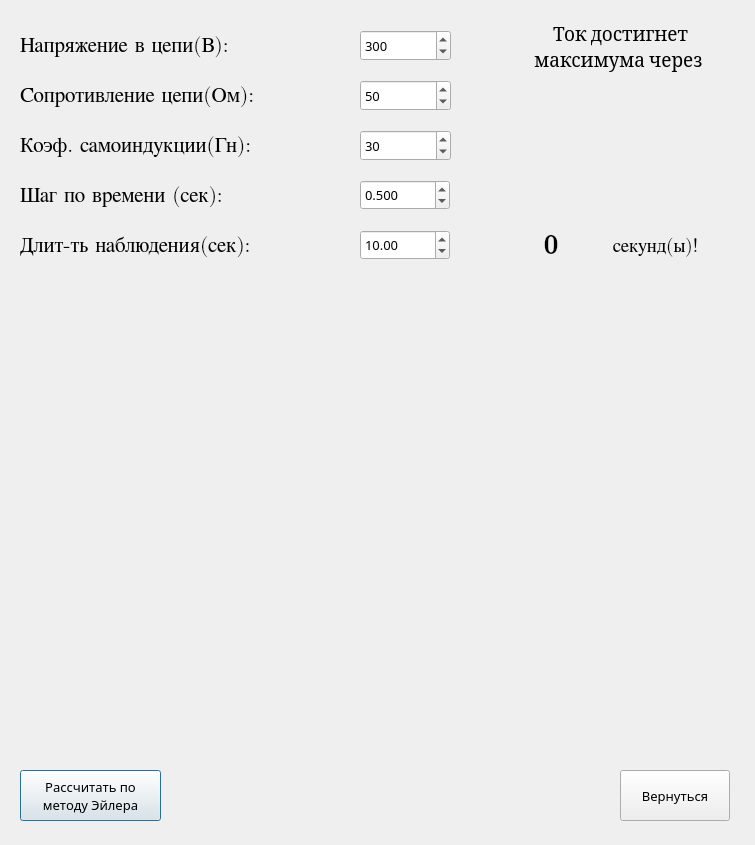
<?xml version="1.0" encoding="UTF-8"?>
<ui version="4.0">
 <class>Dialog</class>
 <widget class="QDialog" name="Dialog">
  <property name="geometry">
   <rect>
    <x>0</x>
    <y>0</y>
    <width>755</width>
    <height>845</height>
   </rect>
  </property>
  <property name="windowTitle">
   <string>Напряжение</string>
  </property>
  <widget class="QDoubleSpinBox" name="ds_h">
   <property name="geometry">
    <rect>
     <x>360</x>
     <y>180</y>
     <width>90</width>
     <height>30</height>
    </rect>
   </property>
   <property name="font">
    <font>
     <family>Calibri Light</family>
     <pointsize>10</pointsize>
    </font>
   </property>
   <property name="decimals">
    <number>3</number>
   </property>
   <property name="value">
    <double>0.500000000000000</double>
   </property>
  </widget>
  <widget class="QLabel" name="lT">
   <property name="geometry">
    <rect>
     <x>20</x>
     <y>70</y>
     <width>341</width>
     <height>51</height>
    </rect>
   </property>
   <property name="font">
    <font>
     <family>Cambria Math</family>
     <pointsize>16</pointsize>
     <italic>false</italic>
     <underline>false</underline>
     <strikeout>false</strikeout>
    </font>
   </property>
   <property name="text">
    <string>Сопротивление цепи(Ом):</string>
   </property>
  </widget>
  <widget class="QLabel" name="lTs">
   <property name="geometry">
    <rect>
     <x>20</x>
     <y>20</y>
     <width>351</width>
     <height>51</height>
    </rect>
   </property>
   <property name="font">
    <font>
     <family>Cambria Math</family>
     <pointsize>16</pointsize>
     <italic>false</italic>
     <underline>false</underline>
     <strikeout>false</strikeout>
    </font>
   </property>
   <property name="text">
    <string>Напряжение в цепи(В):</string>
   </property>
  </widget>
  <widget class="QLabel" name="lH">
   <property name="geometry">
    <rect>
     <x>20</x>
     <y>170</y>
     <width>281</width>
     <height>51</height>
    </rect>
   </property>
   <property name="font">
    <font>
     <family>Cambria Math</family>
     <pointsize>16</pointsize>
     <italic>false</italic>
     <underline>false</underline>
     <strikeout>false</strikeout>
    </font>
   </property>
   <property name="text">
    <string>Шаг по времени (сек):</string>
   </property>
  </widget>
  <widget class="QLabel" name="lR">
   <property name="geometry">
    <rect>
     <x>20</x>
     <y>120</y>
     <width>321</width>
     <height>51</height>
    </rect>
   </property>
   <property name="font">
    <font>
     <family>Cambria Math</family>
     <pointsize>16</pointsize>
     <italic>false</italic>
     <underline>false</underline>
     <strikeout>false</strikeout>
    </font>
   </property>
   <property name="text">
    <string>Коэф. самоиндукции(Гн):</string>
   </property>
  </widget>
  <widget class="MplWidget" name="MplWidget" native="true">
   <property name="geometry">
    <rect>
     <x>20</x>
     <y>280</y>
     <width>711</width>
     <height>421</height>
    </rect>
   </property>
  </widget>
  <widget class="QLabel" name="lelCurcuit">
   <property name="geometry">
    <rect>
     <x>480</x>
     <y>80</y>
     <width>261</width>
     <height>141</height>
    </rect>
   </property>
   <property name="text">
    <string/>
   </property>
   <property name="pixmap">
    <pixmap>elCurcuit.png</pixmap>
   </property>
   <property name="scaledContents">
    <bool>true</bool>
   </property>
  </widget>
  <widget class="QLabel" name="lDown">
   <property name="geometry">
    <rect>
     <x>570</x>
     <y>230</y>
     <width>171</width>
     <height>31</height>
    </rect>
   </property>
   <property name="palette">
    <palette>
     <active>
      <colorrole role="WindowText">
       <brush brushstyle="SolidPattern">
        <color alpha="255">
         <red>0</red>
         <green>0</green>
         <blue>0</blue>
        </color>
       </brush>
      </colorrole>
     </active>
     <inactive>
      <colorrole role="WindowText">
       <brush brushstyle="SolidPattern">
        <color alpha="255">
         <red>0</red>
         <green>0</green>
         <blue>0</blue>
        </color>
       </brush>
      </colorrole>
     </inactive>
     <disabled>
      <colorrole role="WindowText">
       <brush brushstyle="SolidPattern">
        <color alpha="255">
         <red>120</red>
         <green>120</green>
         <blue>120</blue>
        </color>
       </brush>
      </colorrole>
     </disabled>
    </palette>
   </property>
   <property name="font">
    <font>
     <family>Cambria Math</family>
     <pointsize>14</pointsize>
    </font>
   </property>
   <property name="text">
    <string>секунд(ы)!</string>
   </property>
   <property name="alignment">
    <set>Qt::AlignCenter</set>
   </property>
  </widget>
  <widget class="QLabel" name="lSec">
   <property name="geometry">
    <rect>
     <x>510</x>
     <y>220</y>
     <width>81</width>
     <height>51</height>
    </rect>
   </property>
   <property name="palette">
    <palette>
     <active>
      <colorrole role="WindowText">
       <brush brushstyle="SolidPattern">
        <color alpha="255">
         <red>0</red>
         <green>0</green>
         <blue>0</blue>
        </color>
       </brush>
      </colorrole>
     </active>
     <inactive>
      <colorrole role="WindowText">
       <brush brushstyle="SolidPattern">
        <color alpha="255">
         <red>0</red>
         <green>0</green>
         <blue>0</blue>
        </color>
       </brush>
      </colorrole>
     </inactive>
     <disabled>
      <colorrole role="WindowText">
       <brush brushstyle="SolidPattern">
        <color alpha="255">
         <red>120</red>
         <green>120</green>
         <blue>120</blue>
        </color>
       </brush>
      </colorrole>
     </disabled>
    </palette>
   </property>
   <property name="font">
    <font>
     <family>Cambria Math</family>
     <pointsize>20</pointsize>
     <weight>75</weight>
     <bold>true</bold>
    </font>
   </property>
   <property name="text">
    <string>0</string>
   </property>
   <property name="alignment">
    <set>Qt::AlignCenter</set>
   </property>
  </widget>
  <widget class="QPushButton" name="bEuler">
   <property name="geometry">
    <rect>
     <x>20</x>
     <y>770</y>
     <width>141</width>
     <height>51</height>
    </rect>
   </property>
   <property name="font">
    <font>
     <family>Bahnschrift Light</family>
     <pointsize>10</pointsize>
    </font>
   </property>
   <property name="text">
    <string>Рассчитать по
методу Эйлера</string>
   </property>
  </widget>
  <widget class="QPushButton" name="bReturn">
   <property name="geometry">
    <rect>
     <x>620</x>
     <y>770</y>
     <width>110</width>
     <height>51</height>
    </rect>
   </property>
   <property name="font">
    <font>
     <family>Bahnschrift Light</family>
     <pointsize>10</pointsize>
    </font>
   </property>
   <property name="text">
    <string>Вернуться</string>
   </property>
  </widget>
  <widget class="QDoubleSpinBox" name="ds_time_max">
   <property name="geometry">
    <rect>
     <x>360</x>
     <y>230</y>
     <width>90</width>
     <height>30</height>
    </rect>
   </property>
   <property name="font">
    <font>
     <family>Calibri Light</family>
     <pointsize>10</pointsize>
    </font>
   </property>
   <property name="decimals">
    <number>2</number>
   </property>
   <property name="maximum">
    <double>1500.000000000000000</double>
   </property>
   <property name="value">
    <double>10.000000000000000</double>
   </property>
  </widget>
  <widget class="QLabel" name="lTimeMax">
   <property name="geometry">
    <rect>
     <x>20</x>
     <y>200</y>
     <width>341</width>
     <height>91</height>
    </rect>
   </property>
   <property name="font">
    <font>
     <family>Cambria Math</family>
     <pointsize>16</pointsize>
     <italic>false</italic>
     <underline>false</underline>
     <strikeout>false</strikeout>
    </font>
   </property>
   <property name="lineWidth">
    <number>1</number>
   </property>
   <property name="text">
    <string>Длит-ть наблюдения(сек):</string>
   </property>
   <property name="scaledContents">
    <bool>false</bool>
   </property>
  </widget>
  <widget class="QSpinBox" name="sb_L">
   <property name="geometry">
    <rect>
     <x>360</x>
     <y>130</y>
     <width>91</width>
     <height>31</height>
    </rect>
   </property>
   <property name="font">
    <font>
     <family>Calibri Light</family>
     <pointsize>10</pointsize>
    </font>
   </property>
   <property name="maximum">
    <number>99999</number>
   </property>
   <property name="value">
    <number>30</number>
   </property>
  </widget>
  <widget class="QSpinBox" name="sb_R">
   <property name="geometry">
    <rect>
     <x>360</x>
     <y>80</y>
     <width>91</width>
     <height>31</height>
    </rect>
   </property>
   <property name="font">
    <font>
     <family>Calibri Light</family>
     <pointsize>10</pointsize>
    </font>
   </property>
   <property name="maximum">
    <number>9999</number>
   </property>
   <property name="value">
    <number>50</number>
   </property>
  </widget>
  <widget class="QSpinBox" name="sb_E">
   <property name="geometry">
    <rect>
     <x>360</x>
     <y>30</y>
     <width>91</width>
     <height>31</height>
    </rect>
   </property>
   <property name="font">
    <font>
     <family>Calibri Light</family>
     <pointsize>10</pointsize>
    </font>
   </property>
   <property name="maximum">
    <number>999999</number>
   </property>
   <property name="value">
    <number>300</number>
   </property>
  </widget>
  <widget class="QLabel" name="lUp">
   <property name="geometry">
    <rect>
     <x>490</x>
     <y>20</y>
     <width>261</width>
     <height>71</height>
    </rect>
   </property>
   <property name="palette">
    <palette>
     <active>
      <colorrole role="WindowText">
       <brush brushstyle="SolidPattern">
        <color alpha="255">
         <red>0</red>
         <green>0</green>
         <blue>0</blue>
        </color>
       </brush>
      </colorrole>
     </active>
     <inactive>
      <colorrole role="WindowText">
       <brush brushstyle="SolidPattern">
        <color alpha="255">
         <red>0</red>
         <green>0</green>
         <blue>0</blue>
        </color>
       </brush>
      </colorrole>
     </inactive>
     <disabled>
      <colorrole role="WindowText">
       <brush brushstyle="SolidPattern">
        <color alpha="255">
         <red>120</red>
         <green>120</green>
         <blue>120</blue>
        </color>
       </brush>
      </colorrole>
     </disabled>
    </palette>
   </property>
   <property name="font">
    <font>
     <family>Cambria</family>
     <pointsize>14</pointsize>
    </font>
   </property>
   <property name="text">
    <string>Ток достигнет
максимума через </string>
   </property>
   <property name="scaledContents">
    <bool>false</bool>
   </property>
   <property name="alignment">
    <set>Qt::AlignHCenter|Qt::AlignTop</set>
   </property>
  </widget>
 </widget>
 <customwidgets>
  <customwidget>
   <class>MplWidget</class>
   <extends>QWidget</extends>
   <header>mplwidget.h</header>
   <container>1</container>
  </customwidget>
 </customwidgets>
 <resources/>
 <connections/>
</ui>
